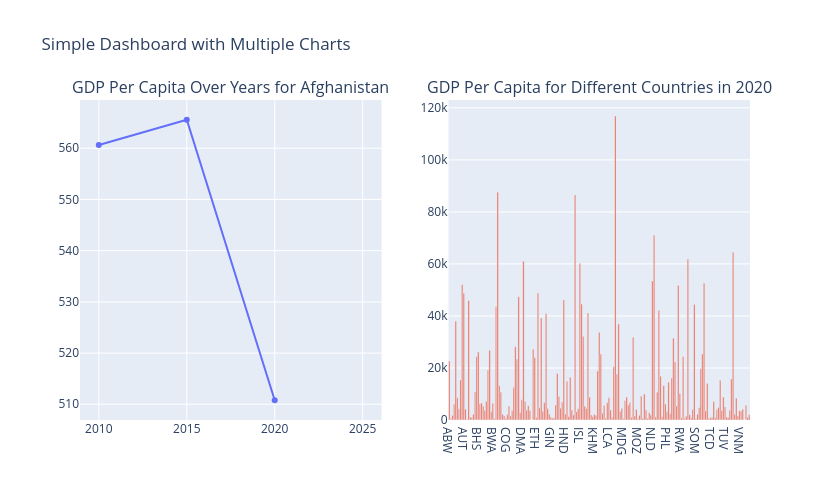

Source (notebook cell):
### Markdown cell above
### Designing a simple dashboard

### Code cell
# Filter data for the year 2020
data_2020 = economies[economies['year'] == 2020]

# Create a subplot figure with 1 row and 2 columns
fig = make_subplots(rows=1, cols=2,
                    subplot_titles=('GDP Per Capita Over Years for Afghanistan',
                                    'GDP Per Capita for Different Countries in 2020'))

# Line chart of GDP Per Capita for Afghanistan
afg_data = economies[economies['code'] == 'AFG']
line_chart = go.Scatter(x=afg_data['year'], y=afg_data['gdp_percapita'],
                        mode='lines+markers', name='Afghanistan');
fig.add_trace(line_chart, row=1, col=1);

# Bar chart of GDP Per Capita for different countries in 2020
bar_chart = go.Bar(x=data_2020['code'], y=data_2020['gdp_percapita'], name='2020')
fig.add_trace(bar_chart, row=1, col=2);

# Update layout
fig.update_layout(title_text='Simple Dashboard with Multiple Charts',
                  showlegend=False, width=830, height=500);

fig.show();

### Figure 1 — Plotly figure (JSON) as saved in the notebook; plotly's stock layout.template omitted (floating-point values rounded to 4 significant figures; data arrays with more than 128 entries replaced by an {"elided": "..."} marker saying what was removed)
{"data": [{"mode": "lines+markers", "name": "Afghanistan", "type": "scatter", "x": [2010, 2015, 2020, 2025], "xaxis": "x", "y": [560.6, 565.6, 510.8, NaN], "yaxis": "y"}, {"name": "2020", "type": "bar", "x": {"elided": "187 str values"}, "xaxis": "x2", "y": {"elided": "187 float values"}, "yaxis": "y2"}], "layout": {"annotations": [{"font": {"size": 16}, "showarrow": false, "text": "GDP Per Capita Over Years for Afghanistan", "x": 0.225, "xanchor": "center", "xref": "paper", "y": 1.0, "yanchor": "bottom", "yref": "paper"}, {"font": {"size": 16}, "showarrow": false, "text": "GDP Per Capita for Different Countries in 2020", "x": 0.775, "xanchor": "center", "xref": "paper", "y": 1.0, "yanchor": "bottom", "yref": "paper"}], "height": 500, "showlegend": false, "title": {"text": "Simple Dashboard with Multiple Charts"}, "width": 830, "xaxis": {"anchor": "y", "domain": [0.0, 0.45]}, "xaxis2": {"anchor": "y2", "domain": [0.55, 1.0]}, "yaxis": {"anchor": "x", "domain": [0.0, 1.0]}, "yaxis2": {"anchor": "x2", "domain": [0.0, 1.0]}}}
